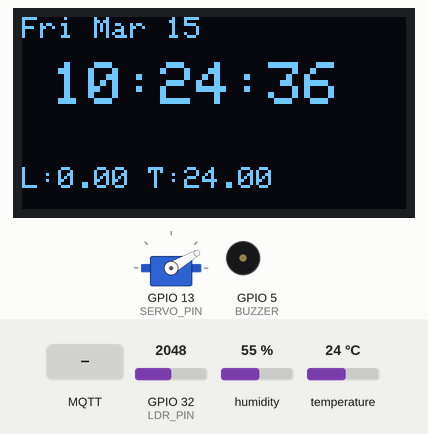
Simulated run of this sketch. Board: ESP32. On the bench: servo, 128×64 one-colour display, buzzer (waves = sounding). Inputs (shaded band) come from the test bench; at power-on: temperature 24 °C, GPIO 32 (LDR_PIN) = 2048, humidity 55 % (analog values on the 0–4095 scale). WiFi joins after 1.5 s; servers stay silent unless stated; the display library's start-up logo is not drawn; network time is answered at once with the bench clock; the local clock reads 2024-03-15 10:24:30 at power-on unless the sketch sets it; random numbers use the default seed unless the sketch sets one; no MQTT or app messages arrive unless stated; what the sketch prints to the serial monitor is not drawn.

Above: at 6.8 s.
6.9 s: MQTT message "1" arrives on the first subscribed topic
At 7.3 s:
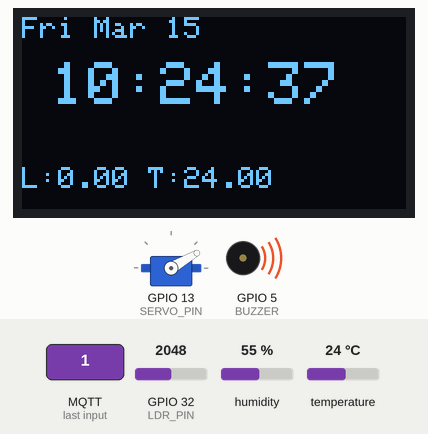
10.5 s: temperature set to 12 °C
At 11.5 s:
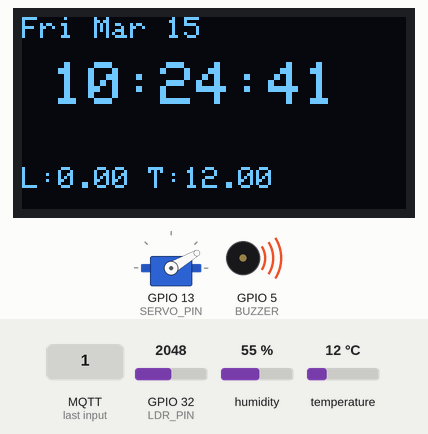
13.5 s: temperature set to 19 °C
At 15.8 s:
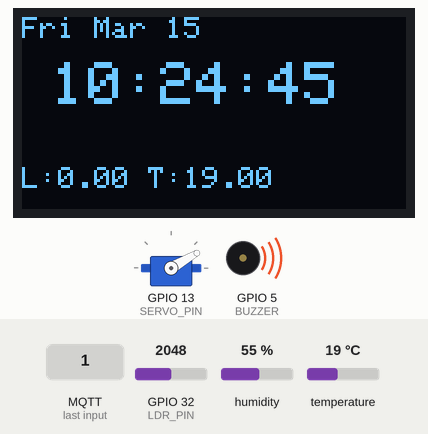
16.5 s: MQTT message "ADMIN-MAIN-ON-OFF" arrives on the first subscribed topic
At 17.8 s:
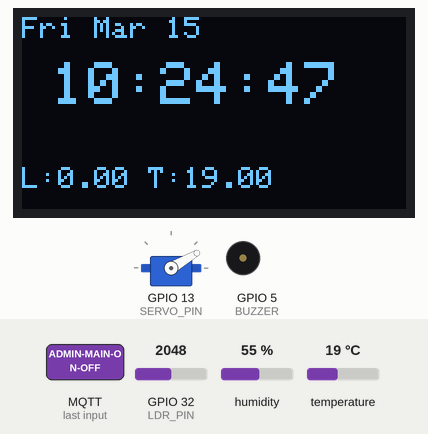
18.0 s: MQTT message "1" arrives on the second subscribed topic
At 19.4 s:
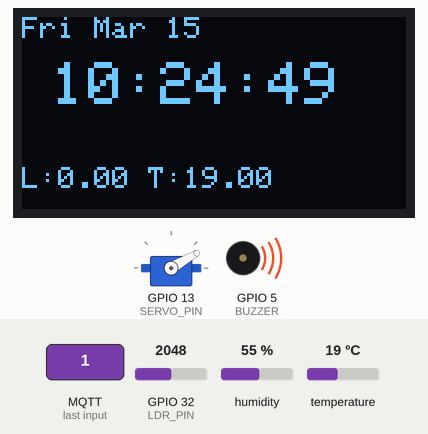
19.6 s: temperature set to 28 °C
At 20.9 s:
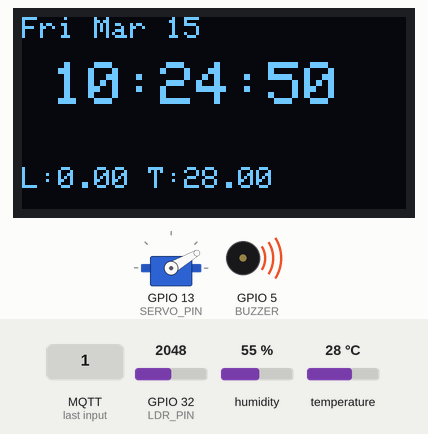
Timing chart, 0 to 22.6 s (numbered marks = the images above; inputs shaded):
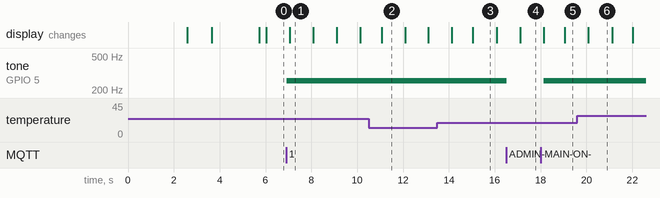

Measured:
- after the input at 6.9 s, tone on GPIO 5 (BUZZER): silent → 256 Hz at once
- after the input at 16.5 s, tone on GPIO 5 (BUZZER): 256 Hz → silent at once
- after the input at 18.0 s, tone on GPIO 5 (BUZZER): silent → 256 Hz after 0.14 s
- what the display in image 1 shows lasts 1.0 s, from 7.1 s to 8.1 s

The sketch:

sketch.ino
```cpp
#include <Wire.h>
#include <Adafruit_GFX.h>
#include <Adafruit_SSD1306.h>
#include <Arduino.h>
#include <DHTesp.h>
#include <WiFi.h>
#include <NTPClient.h>
#include <WiFiUdp.h>
#include <PubSubClient.h>
#include <ESP32Servo.h>

unsigned long lastLDRReading = 0;
const int DEFAULT_SAMPLE_INTERVAL = 5000;
const int DEFAULT_SEND_INTERVAL = 120000;
int sampleInterval = DEFAULT_SAMPLE_INTERVAL;
int sendInterval = DEFAULT_SEND_INTERVAL;
unsigned long lastSendTime = 0;
unsigned long lastServoUpdate = 0;
const unsigned long SERVO_UPDATE_INTERVAL = 10000;

#define SCREEN_WIDTH 128
#define SCREEN_HEIGHT 64
#define OLED_RESET -1
#define SCREEN_ADDRESS 0x3C
Adafruit_SSD1306 display(SCREEN_WIDTH, SCREEN_HEIGHT, &Wire, OLED_RESET);
DHTesp dhtSensor;
const String dayNames[] = {"Sun", "Mon", "Tue", "Wed", "Thu", "Fri", "Sat"};
const String monthNames[] = {"Jan", "Feb", "Mar", "Apr", "May", "Jun",
                             "Jul", "Aug", "Sep", "Oct", "Nov", "Dec"};

#define BUZZER 5
#define SERVO_PIN 13
#define DHTPIN 12
#define LDR_PIN 32

float ldrReadings[24];
int readingCount = 0;
float currentAvgLight = 0;
char tempAr[8];

float theta_offset = 30.0;
float control_factor = 0.75;
float T_med = 30.0;
float lastTheta = theta_offset;
Servo windowServo;

WiFiUDP ntpUDP;
NTPClient timeClient(ntpUDP, "pool.ntp.org");
WiFiClient espClient;
PubSubClient mqttClient(espClient);

int days = 0;
int hours = 0;
int minutes = 0;
int seconds = 0;
unsigned long epochTime = 0;
unsigned long timeNow = 0;
unsigned long timeLast = 0;
bool isScheduledON = false;
unsigned long scheduledOnTime;

void update_time() {
  timeClient.update();
  hours = timeClient.getHours();
  minutes = timeClient.getMinutes();
  seconds = timeClient.getSeconds();
  days = timeClient.getDay();
  epochTime = timeClient.getEpochTime();
}

String getFormattedDate() {
  time_t rawtime = epochTime;
  struct tm * ti;
  ti = localtime(&rawtime);
  int year = ti->tm_year + 1900;
  int month = ti->tm_mon + 1;
  int day = ti->tm_mday;
  return String(monthNames[month-1]) + " " + String(day);
}

void print_line(String text, int column, int row, int text_size) {
  display.setTextSize(text_size);
  display.setTextColor(SSD1306_WHITE);
  display.setCursor(column, row);
  display.println(text);
}

void print_time_now() {
  display.clearDisplay();
  String dayDateStr = dayNames[days] + " " + getFormattedDate();
  print_line(dayDateStr, 0, 0, 1);
  String timeStr = String(hours < 10 ? "0" : "") + String(hours) + ":" +
                  String(minutes < 10 ? "0" : "") + String(minutes) + ":" +
                  String(seconds < 10 ? "0" : "") + String(seconds);
  print_line(timeStr, 10, 15, 2);
  String envStr = "L:" + String(currentAvgLight, 2) + " T:" + String(tempAr);
  print_line(envStr, 0, 50, 1);
  display.display();
}

void update_time_with_check_alarm() {
  static int lastSecond = -1;
  update_time();
  if (seconds != lastSecond) {
    lastSecond = seconds;
    print_time_now();
  }
}

void updateTemperature() {
  TempAndHumidity data = dhtSensor.getTempAndHumidity();
  float T = data.temperature;

  if (isnan(T)) {
    strcpy(tempAr, "NaN");
    return;
  }
  if (T < -40 || T > 80) {
    strcpy(tempAr, "ERR");
    return;
  }

  snprintf(tempAr, sizeof(tempAr), "%.2f", T);
}

void setupWifi() {
  WiFi.begin("Wokwi-GUEST", "");
  while (WiFi.status() != WL_CONNECTED) {
    delay(500);
    display.clearDisplay();
    print_line("Connecting to WIFI", 0, 0, 2);
    display.display();
  }
}

void buzzerOn(bool on) {
  if (on) {
    tone(BUZZER, 256);
  } else {
    noTone(BUZZER);
  }
}

void controlServo() {
  TempAndHumidity data = dhtSensor.getTempAndHumidity();
  float T = data.temperature;

  if (isnan(T) || T < -40 || T > 80) {
    return;
  }
  if (isnan(currentAvgLight) || currentAvgLight < 0 || currentAvgLight > 1) {
    return;
  }
  if (control_factor < 0 || T_med <= 0) {
    return;
  }

  float factor = log(1.0 + abs(T - T_med) / T_med);
  float theta = theta_offset + (180.0 - theta_offset) * currentAvgLight * control_factor * factor;

  theta = constrain(theta, theta_offset, 180.0);

  if (abs(theta - lastTheta) > 0.5) {
    Serial.printf("[Servo] Debug: T=%.1f, T_med=%.1f, I=%.3f, γ=%.2f, factor=%.3f\n",
                  T, T_med, currentAvgLight, control_factor, factor);
    windowServo.write(theta);\
    lastTheta = theta;

    char angleStr[8];
    dtostrf(theta, 1, 1, angleStr);
    bool published = mqttClient.publish("ADMIN-SERVO-ANGLE", angleStr);
    Serial.printf("[MQTT] Sent [ADMIN-SERVO-ANGLE]: %s (%s)\n",
                  angleStr, published ? "Success" : "Failed");
    Serial.printf("[Servo] Angle changed: %.1f°\n", theta);
  }
}

void receiveCallback(char* topic, byte* payload, unsigned int length) {
  char payloadStr[length + 1];
  strncpy(payloadStr, (char*)payload, length);
  payloadStr[length] = '\0';

  if (strcmp(topic, "ADMIN-MAIN-ON-OFF") == 0) {
    Serial.printf("[MQTT] Received [%s]: %s\n", topic, payloadStr);
    buzzerOn(payloadStr[0] == '1');
  }
  else if (strcmp(topic, "ADMIN-SCH-ON") == 0) {
    Serial.printf("[MQTT] Received [%s]: %s\n", topic, payloadStr);
    if (payloadStr[0] == 'N') {
      isScheduledON = false;
    }
    else {
      uint64_t millisTimestamp = strtoull(payloadStr, NULL, 10);
      if (millisTimestamp == 0) {
        return;
      }
      scheduledOnTime = millisTimestamp / 1000;
      isScheduledON = true;
    }
  }
  else if (strcmp(topic, "ADMIN-SAMPLE-INTERVAL") == 0) {
    Serial.printf("[MQTT] Received [%s]: %s\n", topic, payloadStr);
    sampleInterval = atoi(payloadStr) * 1000;
  }
  else if (strcmp(topic, "ADMIN-SEND-INTERVAL") == 0) {
    Serial.printf("[MQTT] Received [%s]: %s\n", topic, payloadStr);
    sendInterval = atoi(payloadStr) * 1000;
  }
  else if (strcmp(topic, "ADMIN-THETA-OFFSET") == 0) {
    Serial.printf("[MQTT] Received [%s]: %s\n", topic, payloadStr);
    theta_offset = atof(payloadStr);
  }
  else if (strcmp(topic, "ADMIN-GAMMA") == 0) {
    Serial.printf("[MQTT] Received [%s]: %s\n", topic, payloadStr);
    control_factor = atof(payloadStr);
  }
  else if (strcmp(topic, "ADMIN-T-MED") == 0) {
    Serial.printf("[MQTT] Received [%s]: %s\n", topic, payloadStr);
    T_med = atof(payloadStr);
  }
}

void setupMqtt() {
  mqttClient.setServer("test.mosquitto.org", 1883);
  mqttClient.setCallback(receiveCallback);
}

void connectToBroker() {
  while (!mqttClient.connected()) {
    Serial.print("[MQTT] Connecting...");
    String clientId = "ESP32-" + String(random(0xffff), HEX);
    if (mqttClient.connect(clientId.c_str())) {
      Serial.println("Connected");
      mqttClient.subscribe("ADMIN-MAIN-ON-OFF");
      mqttClient.subscribe("ADMIN-SCH-ON");
      mqttClient.subscribe("ADMIN-SAMPLE-INTERVAL");
      mqttClient.subscribe("ADMIN-SEND-INTERVAL");
      mqttClient.subscribe("ADMIN-THETA-OFFSET");
      mqttClient.subscribe("ADMIN-GAMMA");
      mqttClient.subscribe("ADMIN-T-MED");
    } else {
      Serial.printf("Failed, rc=%d, retrying in 5s\n", mqttClient.state());
      delay(5000);
    }
  }
}

unsigned long getTime() {
  timeClient.update();
  return timeClient.getEpochTime();
}

void checkSchedule() {
  if (isScheduledON) {
    unsigned long currentTime = getTime();
    if (currentTime > scheduledOnTime) {
      buzzerOn(true);
      isScheduledON = false;
    }
  }
}

float readLDR() {
  const int samples = 5;
  int sum = 0;
  for (int i = 0; i < samples; i++) {
    sum += analogRead(LDR_PIN);
    delay(2);
  }
  float normalized = (sum / (float)samples) / 4095.0;
  return constrain(normalized, 0, 1);
}

void handleLDR() {
  unsigned long currentMillis = millis();

  if (currentMillis - lastLDRReading >= sampleInterval) {
    lastLDRReading = currentMillis;
    if (readingCount < 24) {
      ldrReadings[readingCount++] = readLDR();
    }
  }

  if (currentMillis - lastSendTime >= sendInterval && readingCount > 0) {
    lastSendTime = currentMillis;
    currentAvgLight = 0;
    for (int i = 0; i < readingCount; i++) {
      currentAvgLight += ldrReadings[i];
    }
    currentAvgLight /= readingCount;

    char lightStr[8];
    dtostrf(currentAvgLight, 1, 3, lightStr);
    mqttClient.publish("ADMIN-LIGHT", lightStr);
    readingCount = 0;

    controlServo();
  }
}

void setup() {
  pinMode(BUZZER, OUTPUT);
  analogReadResolution(12);
  analogSetAttenuation(ADC_11db);
  pinMode(LDR_PIN, INPUT);

  ESP32PWM::allocateTimer(0);
  ESP32PWM::allocateTimer(1);
  ESP32PWM::allocateTimer(2);
  ESP32PWM::allocateTimer(3);
  windowServo.setPeriodHertz(50);
  windowServo.attach(SERVO_PIN, 500, 2400);
  windowServo.write(theta_offset);

  Serial.begin(9600);
  dhtSensor.setup(DHTPIN, DHTesp::DHT22);

  if (!display.begin(SSD1306_SWITCHCAPVCC, SCREEN_ADDRESS)) {
    for(;;);
  }
  display.display();
  delay(2000);

  setupWifi();
  setupMqtt();
  timeClient.begin();
  timeClient.setTimeOffset(5.5 * 3600);

  display.clearDisplay();
  print_line("Welcome ", 30, 5, 2);
  print_line("to", 50, 27, 2);
  print_line("Medibox!", 24, 49, 2);
  display.display();
  delay(2000);
  display.clearDisplay();
}

void loop() {
  update_time_with_check_alarm();
  if (!mqttClient.connected()) {
    connectToBroker();
  }
  mqttClient.loop();

  updateTemperature();
  if (strcmp(tempAr, "NaN") != 0 && strcmp(tempAr, "ERR") != 0) {
    mqttClient.publish("ADMIN-TEMP", tempAr);
  }

  checkSchedule();
  handleLDR();

  unsigned long currentMillis = millis();
  if (currentMillis - lastServoUpdate >= SERVO_UPDATE_INTERVAL) {
    lastServoUpdate = currentMillis;
    controlServo();
  }

  delay(100);
}
```
